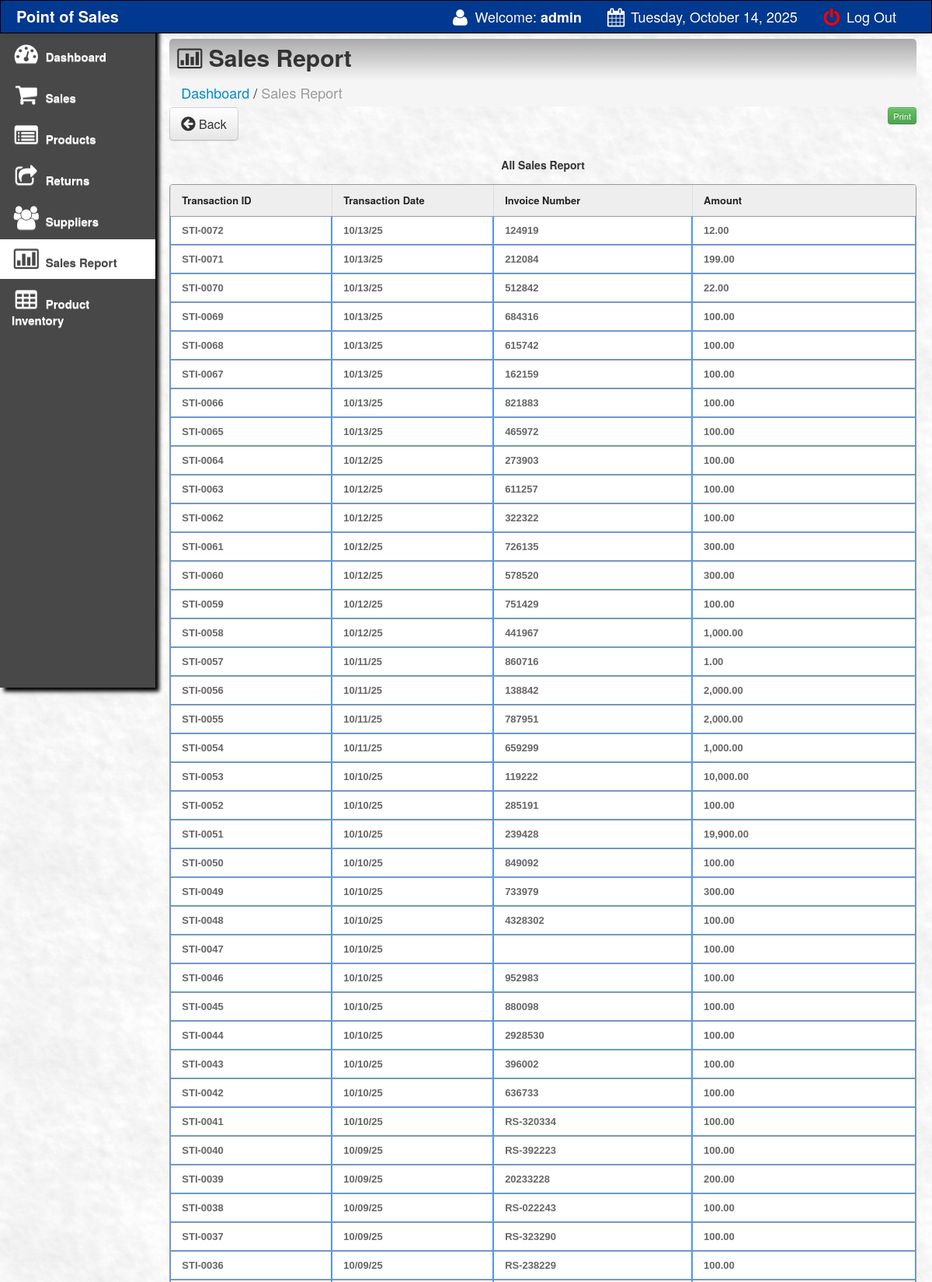
The app's page /pos1-master/pos/main/salesreport.php (signed in, upper part) with its own data.
### tables this page shows
CREATE TABLE `sales` (
    `transaction_id` int(11) NOT NULL,
    `invoice_number` varchar(100) NOT NULL,
    `cashier` varchar(100) NOT NULL,
    `date` varchar(100) NOT NULL,
    `type` varchar(100) NOT NULL,
    `amount` varchar(100) NOT NULL,
    `profit` varchar(100) NOT NULL,
    `due_date` varchar(100) NOT NULL,
    `name` varchar(100) NOT NULL,
    `balance` varchar(100) NOT NULL
);

### pos1-master/pos/main/salesreport.php (the view, shortened to what this page needs)
<html>
<head>
	<link href="css/bootstrap.css" rel="stylesheet">
	<link rel="stylesheet" type="text/css" href="css/DT_bootstrap.css">
	<link rel="stylesheet" href="css/font-awesome.min.css">
	<link href="css/bootstrap-responsive.css" rel="stylesheet">
	<link href="../style.css" media="screen" rel="stylesheet" type="text/css" />
	<link rel="stylesheet" type="text/css" href="tcal.css" />
</head>
<?php
function createRandomPassword()
{
	$chars = "003232303232023232023456789";
	$i = 0;
	$pass = '';
	while ($i <= 7) {
		$num = rand() % 33;
		$tmp = substr($chars, $num, 1);
		$pass = $pass . $tmp;
		$i++;
	}
	return $pass;
}
$finalcode = 'RS-' . createRandomPassword();
?>
<body>
	<?php include('navfixed.php'); ?>
	<div class="container-fluid">
		<div class="row-fluid">
			<div class="span2">
				<div class="well sidebar-nav">
					<ul class="nav nav-list">
						<li><a href="index.php"><i class="icon-dashboard icon-2x"></i> Dashboard </a></li>
						<li><a href="sales.php?id=cash&invoice=<?php echo $finalcode ?>"><i class="icon-shopping-cart icon-2x"></i> Sales</a> </li>
						<li><a href="products.php"><i class="icon-list-alt icon-2x"></i> Products</a> </li>
						<li><a href="returns.php"><i class="icon-share icon-2x"></i> Returns</a></li>
						<li><a href="supplier.php"><i class="icon-group icon-2x"></i> Suppliers</a> </li>
						<li class="active"><a href="salesreport.php?d1=0&d2=0"><i class="icon-bar-chart icon-2x"></i> Sales Report</a> </li>
						<li><a href="sales_inventory.php"><i class="icon-table icon-2x"></i> Product Inventory</a>
							<br><br><br><br><br><br>
					</ul>
				</div>
			</div>
			<div class="span10">
				<div class="contentheader">
					<i class="icon-bar-chart"></i> Sales Report
				</div>
				<ul class="breadcrumb">
					<li><a href="index.php">Dashboard</a></li> /
					<li class="active">Sales Report</li>
				</ul>
				<div style="margin-top: -19px; margin-bottom: 21px;">
					<a href="index.php"><button class="btn btn-default btn-large" style="float: none;"><i class="icon icon-circle-arrow-left icon-large"></i> Back</button></a>
					<button style="float:right;" class="btn btn-success btn-mini"><a href="javascript:Clickheretoprint()"> Print</button></a>
				</div>
				<div class="content" id="content">
					<div style="font-weight:bold; text-align:center;font-size:14px;margin-bottom: 15px;">
						<?php
						if (isset($_GET['d1']) && isset($_GET['d2']) && $_GET['d1'] != '' && $_GET['d2'] != '' && $_GET['d1'] != '0' && $_GET['d2'] != '0') {
							echo "Sales Report from&nbsp;" . $_GET['d1'] . "&nbsp;to&nbsp;" . $_GET['d2'];
						} else {
							echo "All Sales Report";
						}
						?>
					</div>
					<table class="table table-bordered" id="resultTable" data-responsive="table" style="text-align: left;">
						<thead>
							<tr>
								<th width="13%"> Transaction ID </th>
								<th width="13%"> Transaction Date </th>
								<th width="16%"> Invoice Number </th>
								<th width="18%"> Amount </th>
							</tr>
						</thead>
						<tbody>
							<?php
							include('../connect.php');
							function formatMoney($number, $fractional = false)
							{
								if ($fractional) {
									$number = sprintf('%.2f', $number);
								}
								while (true) {
									$replaced = preg_replace('/(-?\d+)(\d\d\d)/', '$1,$2', $number);
									if ($replaced != $number) {
										$number = $replaced;
									} else {
										break;
									}
								}
								return $number;
							}
							if (isset($_GET['d1']) && isset($_GET['d2']) && $_GET['d1'] != '' && $_GET['d2'] != '' && $_GET['d1'] != '0' && $_GET['d2'] != '0') {
								$d1 = $_GET['d1'];
								$d2 = $_GET['d2'];
								$result = $db->prepare("SELECT * FROM sales WHERE date BETWEEN :a AND :b ORDER by transaction_id DESC ");
								$result->bindParam(':a', $d1);
								$result->bindParam(':b', $d2);
								$dateCondition = "WHERE date BETWEEN '$d1' AND '$d2'";
							} else {
								$result = $db->prepare("SELECT * FROM sales ORDER by transaction_id DESC ");
							}
							$result->execute();
							for ($i = 0; $row = $result->fetch(); $i++) {
							?>
								<tr class="record">
									<td>STI-00<?php echo $row['transaction_id']; ?></td>
									<td><?php echo $row['date']; ?></td>
									<td><?php echo $row['invoice_number']; ?></td>
									<td><?php
										$dsdsd = $row['amount'];
										echo formatMoney($dsdsd, true);
										?></td>
								</tr>
							<?php
							}
							?>
						</tbody>
					</table>
				</div>
			</div>
		</div>
	</div>
</body>
<?php include('footer.php'); ?>
</html>

### pos1-master/pos/style.css (style rules this page uses)
button a, a:hover { color:#fff; text-decoration:none; }
#resultTable { border-collapse: separate; background-color: #FFFFFF; border-spacing: 0; max-width: 100%; }
#resultTable { color: #666666; text-shadow: 0 1px 0 #FFFFFF; width: 100%; border: 1px solid #999999; box-shadow: 0 5px 5px -5px rgba(0, 0, 0, 0.3); margin-top: 13px; }
#resultTable thead tr th { background: none repeat scroll 0 0 #EEEEEE; color: #222222; padding: 10px 14px; text-align: left; border-top: 0 none; font-size: 13px; }
#resultTable tbody tr td { font: bold 13px 'Arial'; text-align: left; padding: 10px 14px; border-top: 1px solid #999999; }
#resultTable td { padding:7px; border:#4e95f4 1px solid; }
#resultTable tr { background: #fff; }

### pos1-master/pos/main/salesreport.php (style rules this page uses)
body { padding-top: 60px; padding-bottom: 40px; }
.sidebar-nav { padding: 9px 0; }

### records on screen
sales: transaction_id "72", date "10/13/25", invoice_number "124919", amount "12.00"
sales: transaction_id "71", date "10/13/25", invoice_number "212084", amount "199.00"
sales: transaction_id "70", date "10/13/25", invoice_number "512842", amount "22.00"
sales: transaction_id "69", date "10/13/25", invoice_number "684316", amount "100.00"
sales: transaction_id "68", date "10/13/25", invoice_number "615742", amount "100.00"
sales: transaction_id "67", date "10/13/25", invoice_number "162159", amount "100.00"
sales: transaction_id "66", date "10/13/25", invoice_number "821883", amount "100.00"
sales: transaction_id "65", date "10/13/25", invoice_number "465972", amount "100.00"
sales: transaction_id "64", date "10/12/25", invoice_number "273903", amount "100.00"
sales: transaction_id "63", date "10/12/25", invoice_number "611257", amount "100.00"
sales: transaction_id "62", date "10/12/25", invoice_number "322322", amount "100.00"
sales: transaction_id "61", date "10/12/25", invoice_number "726135", amount "300.00"
sales: transaction_id "60", date "10/12/25", invoice_number "578520", amount "300.00"
sales: transaction_id "59", date "10/12/25", invoice_number "751429", amount "100.00"
sales: transaction_id "58", date "10/12/25", invoice_number "441967", amount "1,000.00"
sales: transaction_id "57", date "10/11/25", invoice_number "860716", amount "1.00"
sales: transaction_id "56", date "10/11/25", invoice_number "138842", amount "2,000.00"
sales: transaction_id "55", date "10/11/25", invoice_number "787951", amount "2,000.00"
sales: transaction_id "54", date "10/11/25", invoice_number "659299", amount "1,000.00"
sales: transaction_id "53", date "10/10/25", invoice_number "119222", amount "10,000.00"
sales: transaction_id "52", date "10/10/25", invoice_number "285191", amount "100.00"
sales: transaction_id "51", date "10/10/25", invoice_number "239428", amount "19,900.00"
sales: transaction_id "50", date "10/10/25", invoice_number "849092", amount "100.00"
sales: transaction_id "49", date "10/10/25", invoice_number "733979", amount "300.00"
sales: transaction_id "48", date "10/10/25", invoice_number "4328302", amount "100.00"
sales: transaction_id "47", date "10/10/25", amount "100.00"
sales: transaction_id "46", date "10/10/25", invoice_number "952983", amount "100.00"
sales: transaction_id "45", date "10/10/25", invoice_number "880098", amount "100.00"
sales: transaction_id "44", date "10/10/25", invoice_number "2928530", amount "100.00"
sales: transaction_id "43", date "10/10/25", invoice_number "396002", amount "100.00"
sales: transaction_id "42", date "10/10/25", invoice_number "636733", amount "100.00"
sales: transaction_id "41", date "10/10/25", invoice_number "RS-320334", amount "100.00"
sales: transaction_id "40", date "10/09/25", invoice_number "RS-392223", amount "100.00"
sales: transaction_id "39", date "10/09/25", invoice_number "20233228", amount "200.00"
sales: transaction_id "38", date "10/09/25", invoice_number "RS-022243", amount "100.00"
sales: transaction_id "37", date "10/09/25", invoice_number "RS-323290", amount "100.00"
sales: transaction_id "36", date "10/09/25", invoice_number "RS-238229", amount "100.00"

### other values on screen
$_SESSION['SESS_LAST_NAME'] "admin"
